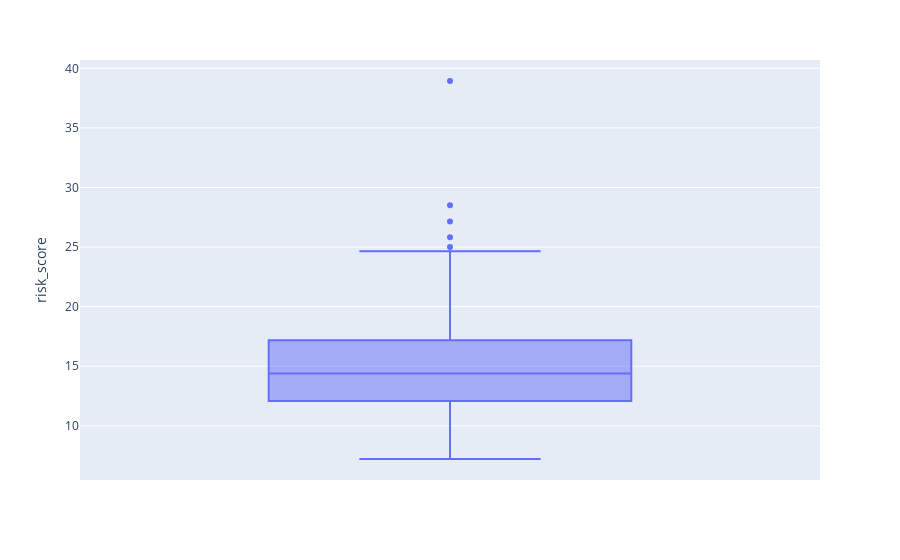

Notebook code cell kept with this figure:
### Markdown cell above
Riesgo calculado de la siguiente manera {edad} * {colesterol} / 1000 + {presión arterial en reposo} / 100.

### Code cell
fig = px.box(subset, y='risk_score')
fig.show()

### Figure 1 — Plotly figure (JSON) as saved in the notebook; plotly's stock layout.template omitted (floating-point values rounded to 4 significant figures; data arrays with more than 128 entries replaced by an {"elided": "..."} marker saying what was removed)
{"data": [{"alignmentgroup": "True", "hovertemplate": "risk_score=%{y}<extra></extra>", "legendgroup": "", "marker": {"color": "#636efa"}, "name": "", "notched": false, "offsetgroup": "", "orientation": "v", "showlegend": false, "type": "box", "x0": " ", "xaxis": "x", "y": {"elided": "303 float values"}, "y0": " ", "yaxis": "y"}], "layout": {"boxmode": "group", "legend": {"tracegroupgap": 0}, "margin": {"t": 60}, "xaxis": {"anchor": "y", "domain": [0, 1]}, "yaxis": {"anchor": "x", "domain": [0, 1], "title": {"text": "risk_score"}}}}
